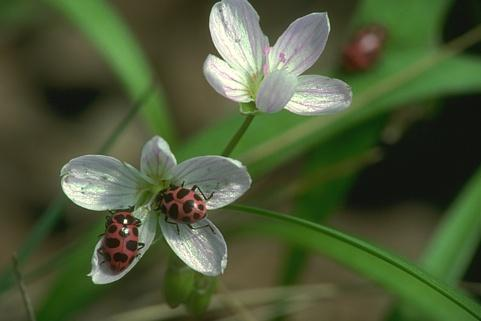
#> input picture Testcases/q5_3.jpg, 481 x 321 px
$ python q5.py   (older library calls are emulated)
#> lines starting #> are read from the running program, lines starting #| are printed output that depends on the picture; after the words box and inside, x2 and y2 are one past the last pixel; in counts of white or black regions, pixels touching at a corner belong together
import os
import math
import argparse
import numpy as np
import cv2
import matplotlib.pyplot as plt
import heapq

def ensure_dir(path):
    if not os.path.exists(path):
        os.makedirs(path)

def save_img(path, img_bgr):
    ensure_dir(os.path.dirname(path) or '.')
    cv2.imwrite(path, img_bgr)

def highlight_boundaries(label_map):
    h, w = label_map.shape
    b = np.zeros((h, w), dtype=bool)
    b[:, :-1] |= (label_map[:, :-1] != label_map[:, 1:])
    b[:-1, :] |= (label_map[:-1, :] != label_map[1:, :])
    return b

# [13 lines left out: function get_manual_seeds, not called in this run]

def kmeans_rgb_segmentation(image_bgr, k=5, max_iter=100, tol=1.0, init_points=None):
    h, w, _ = image_bgr.shape
    N = h * w
    pixels = image_bgr.reshape((-1, 3)).astype(np.float32)
    if init_points is not None:
        centers = []
        for (x, y) in init_points:
            if x < 0 or x >= w or y < 0 or y >= h:
                continue
            centers.append(pixels[y * w + x])
        if len(centers) < k:
            idx = np.random.choice(N, k - len(centers), replace=False)
            for i in idx:
                centers.append(pixels[i])
        centers = np.array(centers, dtype=np.float32)[:k]
    else:
        centers = np.zeros((k, 3), dtype=np.float32)
        idx = np.random.choice(N)
        centers[0] = pixels[idx]
        dists = np.sum((pixels - centers[0]) ** 2, axis=1)
        for i in range(1, k):
            probs = dists / dists.sum()
            idx = np.random.choice(N, p=probs)
            centers[i] = pixels[idx]
            newd = np.sum((pixels - centers[i]) ** 2, axis=1)
            dists = np.minimum(dists, newd)
    labels = np.full(N, -1, dtype=np.int32)
    for it in range(max_iter):
        dists = np.sum((pixels[:, None, :] - centers[None, :, :]) ** 2, axis=2)
        new_labels = np.argmin(dists, axis=1)
        changes = np.count_nonzero(new_labels != labels)
        labels = new_labels
        new_centers = np.zeros_like(centers)
        for i in range(k):
            mask = (labels == i)
            cnt = mask.sum()
            if cnt > 0:
                new_centers[i] = pixels[mask].mean(axis=0)
            else:
                new_centers[i] = pixels[np.random.choice(N)]
        center_shift = np.sqrt(np.sum((new_centers - centers) ** 2, axis=1))
        centers = new_centers
        if changes == 0 or center_shift.max() < tol:
            print(f"KMeans converged at iteration {it}; label changes={changes}; max shift={center_shift.max():.4f}")
            break
    else:
        print(f"KMeans reached max_iter={max_iter}; last changes={changes}; max shift={center_shift.max():.4f}")
    label_map = labels.reshape((h, w))
    means = np.clip(np.round(centers), 0, 255).astype(np.uint8)
    recon = means[labels].reshape((h, w, 3)).astype(np.uint8)
    return label_map, means, recon

def compute_gradient_gray(image_bgr):
    gray = cv2.cvtColor(image_bgr, cv2.COLOR_BGR2GRAY).astype(np.float32)
    gx = cv2.Sobel(gray, cv2.CV_32F, 1, 0, ksize=3)
    gy = cv2.Sobel(gray, cv2.CV_32F, 0, 1, ksize=3)
    grad = np.sqrt(gx * gx + gy * gy)
    return grad

def slic_superpixels(image_bgr, num_superpixels=200, compactness=10.0, max_iter=10):
    h, w, _ = image_bgr.shape
    N = h * w
    S = int(math.sqrt(N / float(num_superpixels)) + 0.5)
    if S < 1:
        S = 1
    img_lab = cv2.cvtColor(image_bgr, cv2.COLOR_BGR2LAB).astype(np.float32)
    centers = []
    for y in range(S // 2, h, S):
        for x in range(S // 2, w, S):
            centers.append([img_lab[y, x, 0], img_lab[y, x, 1], img_lab[y, x, 2], float(y), float(x)])
    centers = np.array(centers, dtype=np.float32)
    K = centers.shape[0]
    grad = compute_gradient_gray(image_bgr)
    for i in range(K):
        y = int(round(centers[i, 3]))
        x = int(round(centers[i, 4]))
        min_g = grad[y, x]
        best = (y, x)
        for dy in (-1, 0, 1):
            for dx in (-1, 0, 1):
                yy = min(max(y + dy, 0), h - 1)
                xx = min(max(x + dx, 0), w - 1)
                if grad[yy, xx] < min_g:
                    min_g = grad[yy, xx]
                    best = (yy, xx)
        by, bx = best
        centers[i, :3] = img_lab[by, bx]
        centers[i, 3] = float(by)
        centers[i, 4] = float(bx)
    labels = -1 * np.ones((h, w), dtype=np.int32)
    distances = 1e12 * np.ones((h, w), dtype=np.float32)
    for it in range(max_iter):
        for ci in range(K):
            Lc, Ac, Bc, yc, xc = centers[ci]
            y0 = int(max(yc - S, 0))
            y1 = int(min(yc + S, h - 1))
            x0 = int(max(xc - S, 0))
            x1 = int(min(xc + S, w - 1))
            window_lab = img_lab[y0:y1+1, x0:x1+1]
            yy, xx = np.mgrid[y0:y1+1, x0:x1+1]
            color_dist2 = np.sum((window_lab - centers[ci, :3]) ** 2, axis=2)
            spatial_dist2 = (yy - yc) ** 2 + (xx - xc) ** 2
            D = np.sqrt(color_dist2) + (compactness / float(S)) * np.sqrt(spatial_dist2)
            local_distances = distances[y0:y1+1, x0:x1+1]
            local_labels = labels[y0:y1+1, x0:x1+1]
            mask = D < local_distances
            local_distances[mask] = D[mask]
            local_labels[mask] = ci
            distances[y0:y1+1, x0:x1+1] = local_distances
            labels[y0:y1+1, x0:x1+1] = local_labels
        new_centers = np.zeros_like(centers)
        counts = np.zeros((K,), dtype=np.int32)
        for ci in range(K):
            mask = (labels == ci)
            cnt = mask.sum()
            if cnt == 0:
                new_centers[ci] = centers[ci]
                continue
            counts[ci] = cnt
            new_centers[ci, 0:3] = img_lab[mask].mean(axis=0)
            ys, xs = np.nonzero(mask)
            new_centers[ci, 3] = ys.mean()
            new_centers[ci, 4] = xs.mean()
        shift = np.sqrt(np.sum((new_centers - centers) ** 2, axis=1))
        centers = new_centers
        distances.fill(1e12)
        if shift.max() < 0.5:
            print(f"SLIC converged at iteration {it}; max center shift={shift.max():.4f}")
            break
    label_img = labels.copy()
    new_label = 0
    final_labels = -1 * np.ones_like(label_img)
    visited = np.zeros_like(label_img, dtype=bool)
    min_size = int(N / (4 * K))
    for y in range(h):
        for x in range(w):
            if visited[y, x]:
                continue
            cur_label = label_img[y, x]
            stack = [(y, x)]
            comp_coords = []
            while stack:
                yy, xx = stack.pop()
                if yy < 0 or yy >= h or xx < 0 or xx >= w:
                    continue
                if visited[yy, xx]:
                    continue
                if label_img[yy, xx] != cur_label:
                    continue
                visited[yy, xx] = True
                comp_coords.append((yy, xx))
                stack.append((yy+1, xx))
                stack.append((yy-1, xx))
                stack.append((yy, xx+1))
                stack.append((yy, xx-1))
            if len(comp_coords) <= min_size:
                for (yy, xx) in comp_coords:
                    found = False
                    for dy, dx in ((1,0),(-1,0),(0,1),(0,-1)):
                        ny, nx = yy+dy, xx+dx
                        if 0 <= ny < h and 0 <= nx < w and label_img[ny, nx] != cur_label:
                            final_labels[yy, xx] = label_img[ny, nx]
                            found = True
                            break
                    if not found:
                        final_labels[yy, xx] = cur_label
            else:
                for (yy, xx) in comp_coords:
                    final_labels[yy, xx] = new_label
                new_label += 1
    if final_labels.min() < 0:
        mask = final_labels < 0
        final_labels[mask] = label_img[mask]
    unique = np.unique(final_labels)
    mapping = {v:i for i,v in enumerate(unique)}
    compact = np.vectorize(lambda v: mapping[int(v)])(final_labels).astype(np.int32)
    M = compact.max() + 1
    out_img = np.zeros_like(image_bgr, dtype=np.uint8)
    for si in range(M):
        mask = (compact == si)
        if mask.sum() == 0:
            continue
        mean_col = image_bgr[mask].mean(axis=0)
        out_img[mask] = np.clip(np.round(mean_col), 0, 255).astype(np.uint8)
    return compact, out_img

# [11 lines left out: function rms_gradient_rgb, not called in this run]

def watershed_from_markers(grad, markers):
    h, w = grad.shape
    labels = np.zeros((h, w), dtype=np.int32)
    inqueue = np.zeros((h, w), dtype=bool)
    neighs = [(-1,-1),(-1,0),(-1,1),(0,-1),(0,1),(1,-1),(1,0),(1,1)]
    unique_seeds = np.unique(markers)
    labels[markers > 0] = markers[markers > 0]
    pq = []
    ys, xs = np.nonzero(markers > 0)
    for (y, x) in zip(ys, xs):
        seed_label = int(markers[y, x])
        for dy, dx in neighs:
            ny, nx = y + dy, x + dx
            if 0 <= ny < h and 0 <= nx < w:
                if labels[ny, nx] == 0 and not inqueue[ny, nx]:
                    heapq.heappush(pq, (float(grad[ny, nx]), seed_label, ny, nx))
                    inqueue[ny, nx] = True
    while pq:
        prio, seed_label, y, x = heapq.heappop(pq)
        inqueue[y, x] = False  # popped
        if labels[y, x] == 0:
            labels[y, x] = seed_label
            for dy, dx in neighs:
                ny, nx = y + dy, x + dx
                if 0 <= ny < h and 0 <= nx < w:
                    if labels[ny, nx] == 0 and not inqueue[ny, nx]:
                        heapq.heappush(pq, (float(grad[ny, nx]), seed_label, ny, nx))
                        inqueue[ny, nx] = True
                    elif labels[ny, nx] > 0 and labels[ny, nx] != seed_label:
                        labels[y, x] = -1
        else:
            if labels[y, x] > 0 and labels[y, x] != seed_label:
                labels[y, x] = -1
    return labels

def watershed_segmentation(image_bgr, smooth_sigma=1.0):
    h, w, _ = image_bgr.shape
    ksize = int(6 * smooth_sigma + 1)
    if ksize % 2 == 0:
        ksize += 1
    smooth = cv2.GaussianBlur(image_bgr, (ksize, ksize), smooth_sigma)
    def rms_gradient_rgb(img):
        grads = []
        for c in range(3):
            channel = img[:, :, c].astype(np.float32)
            gx = cv2.Sobel(channel, cv2.CV_32F, 1, 0, ksize=3)
            gy = cv2.Sobel(channel, cv2.CV_32F, 0, 1, ksize=3)
            mag = np.sqrt(gx * gx + gy * gy)
            grads.append(mag)
        grads = np.stack(grads, axis=2)
        rms = np.sqrt(np.mean(grads ** 2, axis=2))
        return rms
    grad = rms_gradient_rgb(smooth)
    gray = cv2.cvtColor(smooth, cv2.COLOR_BGR2GRAY)
    _, binary = cv2.threshold(gray, 0, 255, cv2.THRESH_BINARY + cv2.THRESH_OTSU)
    kernel = cv2.getStructuringElement(cv2.MORPH_ELLIPSE, (3,3))
    opening = cv2.morphologyEx(binary, cv2.MORPH_OPEN, kernel, iterations=2)
    sure_bg = cv2.dilate(opening, kernel, iterations=3)
    dist = cv2.distanceTransform(opening, cv2.DIST_L2, 5)
    dt_max = dist.max() if dist.max() > 0 else 1.0
    _, sure_fg = cv2.threshold(dist, 0.4 * dt_max, 255, 0)
    sure_fg = np.uint8(sure_fg)
    unknown = cv2.subtract(sure_bg, sure_fg)
    num_markers, markers = cv2.connectedComponents(sure_fg)
    markers = markers + 1
    markers[unknown == 255] = 0
    markers_int = markers.astype(np.int32)
    labels = watershed_from_markers(grad, markers_int)
    unique = np.unique(labels)
    rng = np.random.RandomState(12345)
    color_map = {}
    for lab in unique:
        if lab == -1 or lab == 1:
            color_map[int(lab)] = (0, 0, 0)
        else:
            color_map[int(lab)] = tuple(int(x) for x in rng.randint(0, 256, 3))
    out = np.zeros((h, w, 3), dtype=np.uint8)
    for y in range(h):
        for x in range(w):
            lab = int(labels[y, x])
            out[y, x] = color_map.get(lab, (0, 0, 0))
    boundaries = (labels == -1)
    overlay = image_bgr.copy()
    overlay[boundaries] = np.array((0, 0, 255), dtype=np.uint8)
    return labels, out, overlay

def part_a_main(img_path, out_dir, k=5, auto_seed = True):
    print("======Part-A processing...======")
    img = cv2.imread(img_path)
    seeds = None
    if not(auto_seed):
        seeds = get_manual_seeds(img, k)
    if seeds is not None:
        init_points = seeds
    else:
        init_points = None
    labels, means, recon = kmeans_rgb_segmentation(img, k=k, max_iter=200, tol=0.5, init_points=init_points)
    bmask = highlight_boundaries(labels)
    recon_bgr = recon.copy()
    recon_bgr[bmask] = np.array([0, 0, 0], dtype=np.uint8)
    ensure_dir(out_dir)
    save_img(os.path.join(out_dir, 'PartA', 'kmeans_reconstruction.png'), recon_bgr)
    h, w = labels.shape
    label_vis = np.zeros((h, w, 3), dtype=np.uint8)
    rng = np.random.RandomState(0)
    unique = np.unique(labels)
    color_map = {lab: tuple(int(x) for x in rng.randint(0,256,3)) for lab in unique}
    for lab in unique:
        label_vis[labels == lab] = color_map[lab]
    save_img(os.path.join(out_dir, 'PartA', 'kmeans_labels.png'), label_vis)
    print(f"Part A outputs written to {os.path.join(out_dir, 'PartA')}")

def part_b_main(img_path, out_dir, num_superpixels=200, compactness=15.0):
    print("======Part-B processing...======")
    img = cv2.imread(img_path)
    labels, out_img = slic_superpixels(img, num_superpixels=num_superpixels, compactness=compactness, max_iter=10)
    bmask = highlight_boundaries(labels)
    out_overlay = out_img.copy()
    out_overlay[bmask] = np.array([0,0,0], dtype=np.uint8)
    ensure_dir(os.path.join(out_dir, 'PartB'))
    save_img(os.path.join(out_dir, 'PartB', 'slic_superpixels.png'), out_img)
    save_img(os.path.join(out_dir, 'PartB', 'slic_superpixels_boundaries.png'), out_overlay)
    print(f"Part B outputs written to {os.path.join(out_dir, 'PartB')}")

def part_c_main(img_path, out_dir, smooth_sigma=1.0):
    print("======Part-C processing...======")
    img = cv2.imread(img_path)
    labels, colored_basins, overlay = watershed_segmentation(img, smooth_sigma=smooth_sigma)
    ensure_dir(os.path.join(out_dir, 'PartC'))
    save_img(os.path.join(out_dir, 'PartC', 'watershed_basins.png'), colored_basins)
    save_img(os.path.join(out_dir, 'PartC', 'watershed_overlay_boundaries.png'), overlay)
    print(f"Part C outputs written to {os.path.join(out_dir, 'PartC')}")

def main():
    parser = argparse.ArgumentParser()
    parser.add_argument('--input', type=str, default='../Testcases/q5_3.jpg')
    parser.add_argument('--out', type=str, default='./Q5_Output')
    parser.add_argument('--part', type=str, choices=['A','B','C','all'], default='all')
    parser.add_argument('--k', type=int, default=8)
    parser.add_argument('--auto_seed', type=bool, default=True)
    parser.add_argument('--num_superpixels', type=int, default=200)
    parser.add_argument('--compactness', type=float, default=15.0)
    parser.add_argument('--smooth_sigma', type=float, default=1.0)
    args = parser.parse_args()
    ensure_dir(args.out)
    ensure_dir(os.path.join(args.out, 'PartA'))
    ensure_dir(os.path.join(args.out, 'PartB'))
    ensure_dir(os.path.join(args.out, 'PartC'))
    if args.part in ('A', 'all'):
        part_a_main(args.input, args.out, k=args.k, auto_seed=args.auto_seed)
#> in part_a_main, img is the input picture: shape (321, 481, 3); mean B, G, R 55.3, 88.9, 76.1
#> the loop in kmeans_rgb_segmentation, `for i in range(1, k):` made 7 passes
#> idx on passes 1 to 7: 108312, 82702, 72772, 46005, 106465, 59526, 134586
#> after the loop in kmeans_rgb_segmentation, `for i in range(1, k):`: centers = [[156, 159, 157], [28, 59, 50], [14, 19, 17], [88, 106, 99], [199, 219, 206], [63, 86, 71], [7, 54, 21], [44, 121, 70]]
#> the loop in kmeans_rgb_segmentation, `for it in range(max_iter):` made 17 passes
#> changes on passes 2 to 13: 10406, 5738, 5059, 4604, 3647, 3084, 2912, 2046, 2058, 1583, 1223, 1055
#> (changes, center_shift) on pass 1: (154401, [8.93, 6.89, 4.09, 13.43, 12.72, 14.96, 8.91, 6.96])
#| KMeans converged at iteration 16; label changes=592; max shift=0.4983
#> in kmeans_rgb_segmentation, `label_map = labels.reshape((h, w))`: label_map: shape (321, 481) int64; 8 distinct labels, from 0 to 7
#> in part_a_main, `labels, means, recon = kmeans_rgb_segmentation(img, k=k, max_iter=200,..`: means = [[154, 163, 157], [37, 71, 63], [14, 24, 19], [97, 125, 111], [208, 227, 220], [58, 87, 88], [21, 57, 43], [51, 118, 75]]
#> in highlight_boundaries, `b[:, :-1] |= (label_map[:, :-1] != label_map[:, 1:])`: b: shape (321, 481) bool; 8.8% white in thin lines or dots
#> in highlight_boundaries, `b[:-1, :] |= (label_map[:-1, :] != label_map[1:, :])`: b: shape (321, 481) bool; 14.7% white in thin lines or dots
#> in part_a_main, `recon_bgr[bmask] = np.array([0, 0, 0], dtype=np.uint8)`:
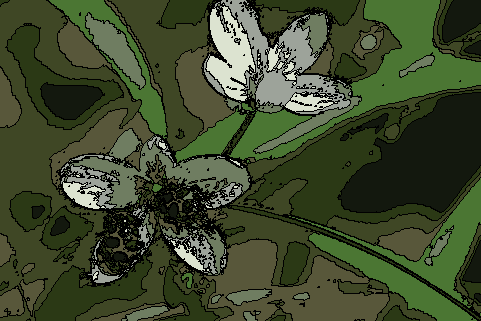
#> recon_bgr: shape (321, 481, 3); mean of channels 0, 1, 2 45, 74.2, 62.8; drawn as B, G, R
#> in part_a_main, `unique = np.unique(labels)`: unique = [0, 1, 2, 3, 4, 5, 6, 7]
#> in part_a_main, `color_map = {lab: tuple(int(x) for x in rng.randint(0,256,3)) for lab ..`: color_map = {0: (172, 47, 117), 1: (192, 67, 251), 2: (195, 103, 9), 3: (211, 21, 242), 4: (36, 87, 70), 5: (216, 88, 140), 6: (58, 193, 230), 7: (39, 87, 174)}
#> the loop in part_a_main, `for lab in unique:` made 8 passes
    if args.part in ('B', 'all'):
        part_b_main(args.input, args.out, num_superpixels=args.num_superpixels, compactness=args.compactness)
#> after the loop in slic_superpixels, `for y in range(S // 2, h, S):`: centers = 187 items, first 6: [84, 109, 151, 14, 14], [74, 120, 144, 14, 42], [113, 104, 159, 14, 70], [139, 93, 167, 14, 98], [71, 126, 143, 14, 126], [62, 127, 144, 14, 154]
#> in slic_superpixels, `centers = np.array(centers, dtype=np.float32)`: centers = 187 rows, first 6: [84, 109, 151, 14, 14], [74, 120, 144, 14, 42], [113, 104, 159, 14, 70], [139, 93, 167, 14, 98], [71, 126, 143, 14, 126], [62, 127, 144, 14, 154]
#> the loop in slic_superpixels, `for i in range(K):` made 187 passes
#> (y, x, by, bx) on passes 1 to 3: (14, 14, 13, 13), (14, 42, 14, 42), (14, 70, 15, 71)
#> after the loop in slic_superpixels, `for i in range(K):`: centers = 187 rows, first 6: [86, 109, 151, 13, 13], [74, 120, 144, 14, 42], [114, 104, 159, 15, 71], [139, 93, 167, 14, 98], [70, 126, 144, 13, 127], [62, 127, 144, 14, 153]
#> after the loop in slic_superpixels, `for it in range(max_iter):`: distances: shape (321, 481) float32; every value is 1e+12
#> after the loop in slic_superpixels, `for it in range(max_iter):`:
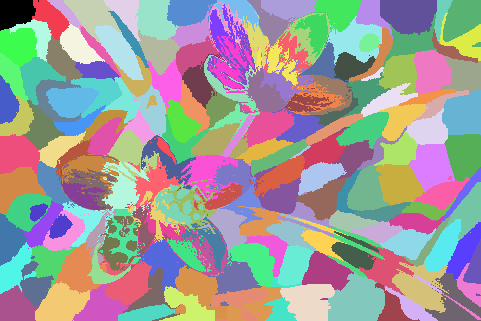
#> labels: shape (321, 481) int32; 187 distinct labels, from 0 to 186; one colour per label, 0 black
#> after the loop in slic_superpixels, `for it in range(max_iter):`: local_distances: shape (57, 41) float32; every value is 1e+12
#> after the loop in slic_superpixels, `for it in range(max_iter):`: local_labels: shape (57, 41) int32; 7 distinct labels, from 152 to 186
#> after the loop in slic_superpixels, `for it in range(max_iter):`: mask: shape (321, 481) bool; 0.35% white; 3 white regions (1 under 20 px), largest, box (x1, y1, x2, y2) and area: (456, 263, 481, 307) 445, (442, 293, 481, 320) 98
#> after the loop in slic_superpixels, `for y in range(h):`:
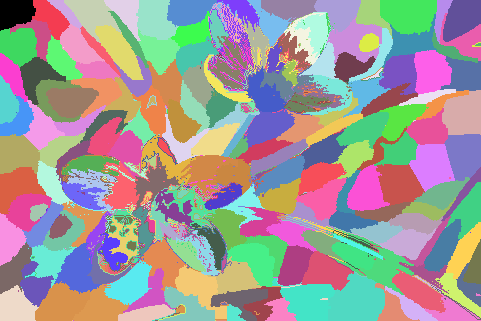
#> final_labels: shape (321, 481) int32; 190 distinct labels, from 0 to 189; one colour per label, 0 black
#> after the loop in slic_superpixels, `for y in range(h):`: visited: shape (321, 481) bool; every value is 1
#> after the loop in slic_superpixels, `for y in range(h):`: new_label = 190
#> in slic_superpixels, `unique = np.unique(final_labels)`: unique = 190 values from 0 to 189
#> in slic_superpixels, `mapping = {v:i for i,v in enumerate(unique)}`: mapping = 190 items
#> in slic_superpixels, `M = compact.max() + 1`: M = 190
#> the loop in slic_superpixels, `for si in range(M):` made 190 passes
#> mean_col on passes 1 to 3: [36.85, 77.23, 57.77], [42.3, 76.02, 66.3], [50.63, 108.7, 76.73]
#> in highlight_boundaries (call 2), `b[:, :-1] |= (label_map[:, :-1] != label_map[:, 1:])`: b: shape (321, 481) bool; 9.9% white in thin lines or dots
#> in highlight_boundaries (call 2), `b[:-1, :] |= (label_map[:-1, :] != label_map[1:, :])`:
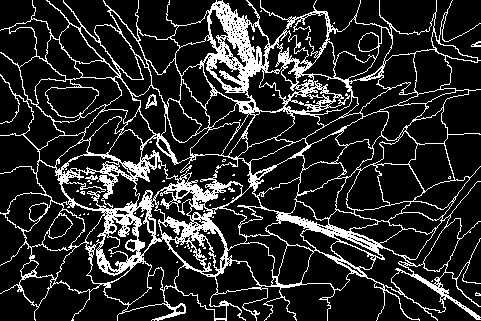
#> b: shape (321, 481) bool; 16.2% white in thin lines or dots
#> in part_b_main, `out_overlay[bmask] = np.array([0,0,0], dtype=np.uint8)`: out_overlay: shape (321, 481, 3); mean B, G, R 44.3, 72.7, 61.9
    if args.part in ('C', 'all'):
        part_c_main(args.input, args.out, smooth_sigma=args.smooth_sigma)
#> after the loop in rms_gradient_rgb, `for c in range(3):`:
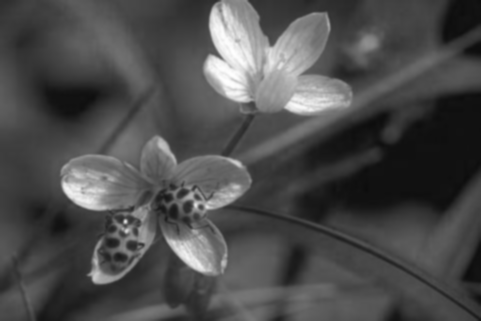
#> channel: shape (321, 481) float32; min 12, max 255, mean 76.1
#> after the loop in rms_gradient_rgb, `for c in range(3):`: grads = 3 items
#> in watershed_segmentation, `_, binary = cv2.threshold(gray, 0, 255, cv2.THRESH_BINARY + cv2.THRESH..`: binary: shape (321, 481); 16.4% white; 21 white regions (4 under 20 px), largest, box (x1, y1, x2, y2) and area: (203, 0, 361, 152) 12249, (60, 154, 138, 211) 3360, (139, 135, 252, 213) 2588
#> in watershed_segmentation, `opening = cv2.morphologyEx(binary, cv2.MORPH_OPEN, kernel, iterations=2)`: opening: shape (321, 481); 16% white; 23 white regions (5 under 20 px), largest, box (x1, y1, x2, y2) and area: (203, 0, 360, 152) 12206, (60, 154, 138, 211) 3286, (66, 0, 147, 92) 2438
#> in watershed_segmentation, `sure_bg = cv2.dilate(opening, kernel, iterations=3)`: sure_bg: shape (321, 481); 20.7% white; 12 white regions, largest, box (x1, y1, x2, y2) and area: (200, 0, 363, 155) 14046, (57, 132, 255, 258) 9102, (63, 0, 150, 95) 3015
#> in watershed_segmentation, `dt_max = dist.max() if dist.max() > 0 else 1.0`: dt_max = 31.39
#> in watershed_segmentation, `_, sure_fg = cv2.threshold(dist, 0.4 * dt_max, 255, 0)`: sure_fg: shape (321, 481) float32; 3.9% white; 4 white regions, box (x1, y1, x2, y2) and area: (215, 0, 342, 110) 5051, (73, 166, 108, 199) 794, (186, 243, 205, 261) 172, (100, 27, 119, 49) 49
#> in watershed_segmentation, `unknown = cv2.subtract(sure_bg, sure_fg)`: unknown: shape (321, 481); 16.8% white; 12 white regions, largest, box (x1, y1, x2, y2) and area: (200, 0, 363, 155) 8995, (57, 132, 255, 258) 8308, (63, 0, 150, 95) 2966
#> in watershed_segmentation, `num_markers, markers = cv2.connectedComponents(sure_fg)`: markers: shape (321, 481) int32; 5 distinct labels, from 0 to 4
#> in watershed_segmentation, `num_markers, markers = cv2.connectedComponents(sure_fg)`: num_markers = 5
#> in watershed_segmentation, `markers = markers + 1`: markers: shape (321, 481) int32; 5 distinct labels, from 1 to 5
#> in watershed_segmentation, `markers[unknown == 255] = 0`:
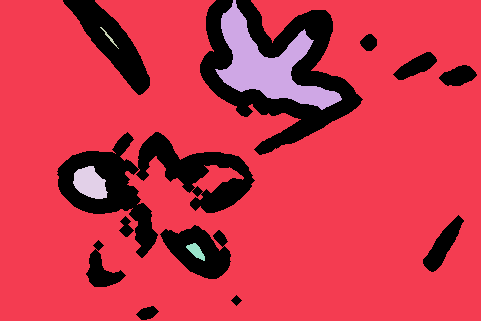
#> markers: shape (321, 481) int32; 6 distinct labels, from 0 to 5; one colour per label, 0 black
#> in watershed_from_markers, `unique_seeds = np.unique(markers)`: unique_seeds = [0, 1, 2, 3, 4, 5]
#> after the loop in watershed_from_markers, `for (y, x) in zip(ys, xs):`:
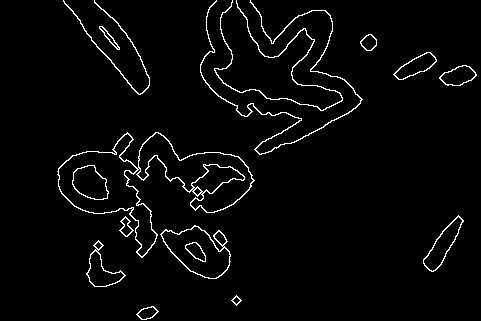
#> inqueue: shape (321, 481) bool; 3% white in thin lines or dots, all inside (x1, y1, x2, y2) = (57, 0, 477, 320)
#> the loop in watershed_from_markers, `while pq:` made 25939 passes
#> (prio, seed_label, y, x) on passes 1 to 3: (2.31, 3, 31, 103), (2.58, 3, 30, 102), (2.83, 3, 31, 102)
#> the loop in watershed_segmentation, `for lab in unique:` made 6 passes
#> lab on pass 1: -1

if __name__ == '__main__':
    main()
